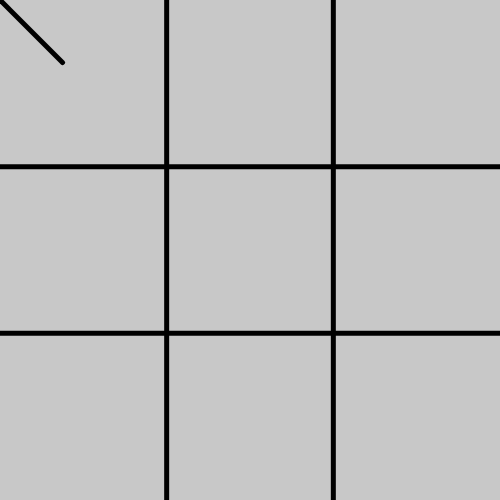
Frame 1 (no input)
Frame 60 (no input): identical to frame 1, image omitted
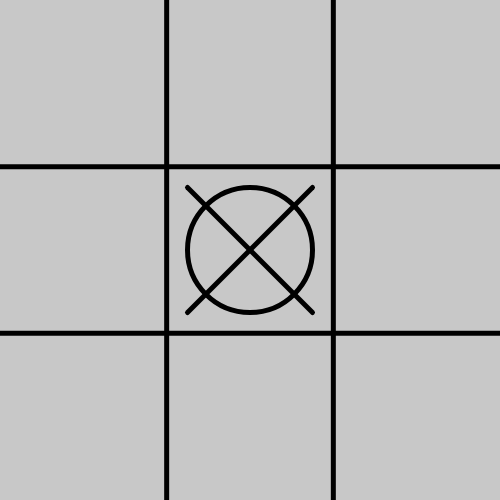
Frame 120 (the mouse pressed at the canvas centre since frame 60)

The p5.js sketch that drew these frames (run headless with seeded random() and noise() and a simulated clock; from frame 60 on, the mouse is pressed at the canvas centre):

// p5.js sketch
// ── sketch.js
var reset;
var resP;

function setup() {
   createCanvas(500, 500);
   background(200);
   noCursor();
   
   reset = createButton('Reset');
   reset.position(10, 510);
   reset.mousePressed(rst);
}

var xTurn = false;
var plays = [];

function draw() {
   background(200);
   grid();

   if(!xTurn){
      x(mouseX, mouseY);
   }else{
      o(mouseX, mouseY);
   }
   for(var a = 0; a<9; a++){
      if(plays[a] == null){
         continue;
      }
      if(plays[a]){
         x((((a%3))*(width/3))+width/6, ((a-(a%3))/3 * height/3)+height/6);
      }
      if(!plays[a]){
         o((((a%3))*(width/3))+width/6, ((a-(a%3))/3 * height/3)+height/6);;
      }
   }
}

function grid(){
   stroke(0);
   strokeWeight(5);

   line(width/3, 0, width/3, height);
   line(2*width/3, 0, 2*width/3, height);
   line(0, height/3, width, height/3);
   line(0, 2*height/3, width, 2*height/3);
}

function o(x, y){
   stroke(0);
   strokeWeight(5);
   noFill();
   ellipse(x, y, width/4, height/4);
}

function x(x, y){
   stroke(0);
   strokeWeight(5);
   line(x, y, x+(width/8), y+(height/8));
   line(x, y, x-(width/8), y+(height/8));
   line(x, y, x+(width/8), y-(height/8));
   line(x, y, x-(width/8), y-(height/8));
}

function mousePressed(){
   xTurn = !xTurn;
   if(mouseX<=width &&mouseY<=height){
      put();
   }
}

function put(){
this.pos = 0;
   for(var i = 0; i<3; i++){//for columns
      if(mouseY>=i*width/3 && mouseY<(i+1)*width/3){
         this.pos+=(i*3);
      }
   }
   for(var i = 0; i<3; i++){//for columns
      if(mouseX>=i*width/3 && mouseX<(i+1)*width/3){
         this.pos+=i;
      }
   }
   if(xTurn){
      plays[this.pos] = true;
   }else{
      plays[this.pos] = false;
   }
}

function rst(){
   for(var i = 0; i<9; i++){
      plays[i] = null;
   }
   plays[0] = null;
   loop();
}
